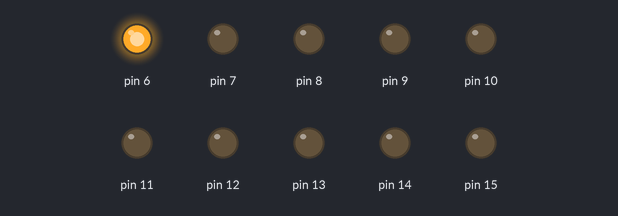
Recording of a sketch running on a simulated Arduino Uno, built with avr-gcc and run on an emulated ATmega328P. Shown: output pins drawn as LEDs (lit = HIGH).

Above: at 0.12 s.
At 0.62 s:
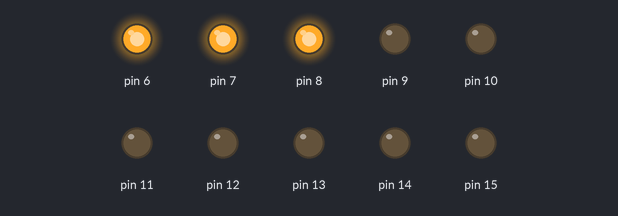
At 1.37 s:
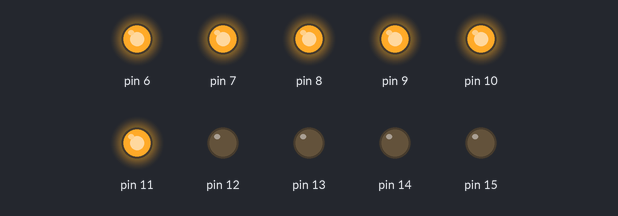
At 3.12 s:
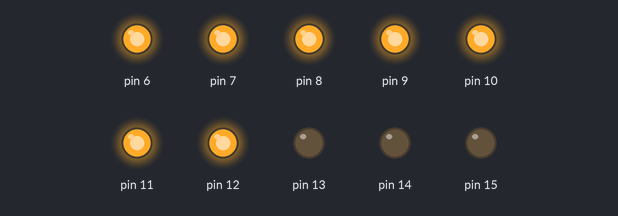
At 4.37 s:
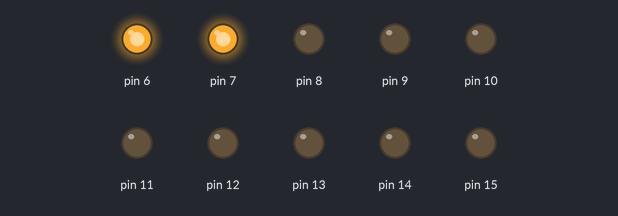
At 6.12 s:
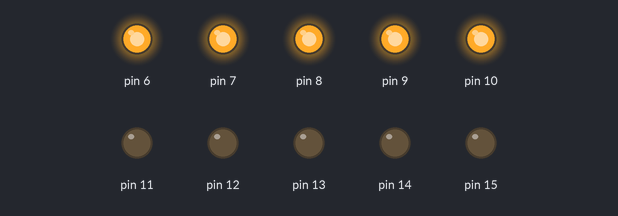
Timing chart, 0 to 6.5 s (numbered marks = the images above):
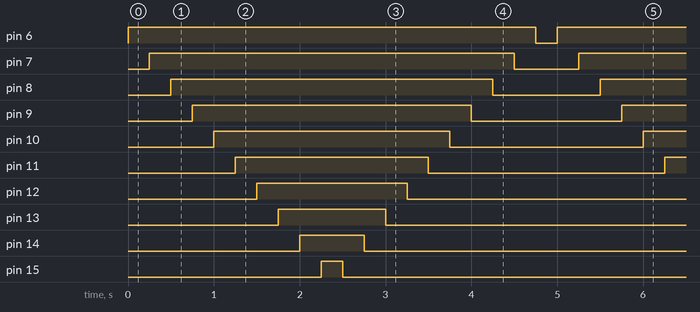

The sketch:

ledbar.ino
```cpp
void setup() {
  // put your setup code here, to run once:
  for(int i=6;i<=15;i++)
  {
    pinMode(i,OUTPUT);
  }

}

void loop() {
  // put your main code here, to run repeatedly:
  for(int i=6; i<=15;i++)
  {
    digitalWrite(i, HIGH);
    delay(250);
  }

    for(int i=15; i>=6;i--)
  {
    digitalWrite(i, LOW);
    delay(250);
  }

}
```

Measured:
- by itself, pin 6: alternates HIGH for 4.8 s and LOW for 0.25 s
- by itself, pin 7: alternates HIGH for 4.3 s and LOW for 0.75 s
- by itself, pin 8: alternates HIGH for 3.8 s and LOW for 1.3 s
- by itself, pin 9: alternates HIGH for 3.3 s and LOW for 1.8 s
- by itself, pin 10: alternates HIGH for 2.8 s and LOW for 2.3 s
- by itself, pin 11: alternates HIGH for 2.3 s and LOW for 2.8 s
- by itself, pin 12: alternates HIGH for 1.8 s and LOW for 3.3 s
- by itself, pin 13: alternates HIGH for 1.3 s and LOW for 3.8 s
